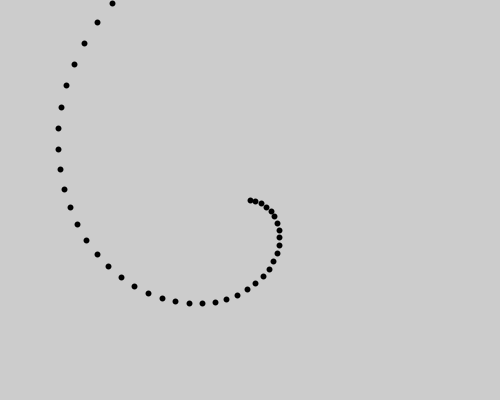
Frame 1 (no input)
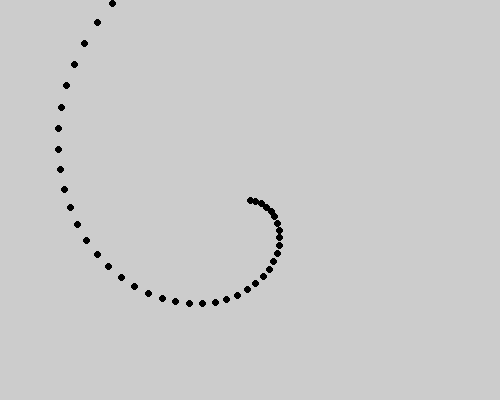
Frame 60 (the mouse pressed at the canvas centre just before this capture)
Frame 120 (the mouse held since frame 60 and released just before this capture): identical to frame 60, image omitted

The Processing sketch that drew these frames (run headless with seeded random() and noise(); from frame 60 on, the mouse is pressed at the canvas centre):

// Processing sketch: EspiralConEscale
// ── EspiralConEscale.pde
void setup() {
  size(500, 400);
}

void draw() {
  translate(width/2, height/2);
  scale(6);
  for (int x = 0; x < 100; x++){
    rotate(0.1);
    point(x, 0);
  }
}
